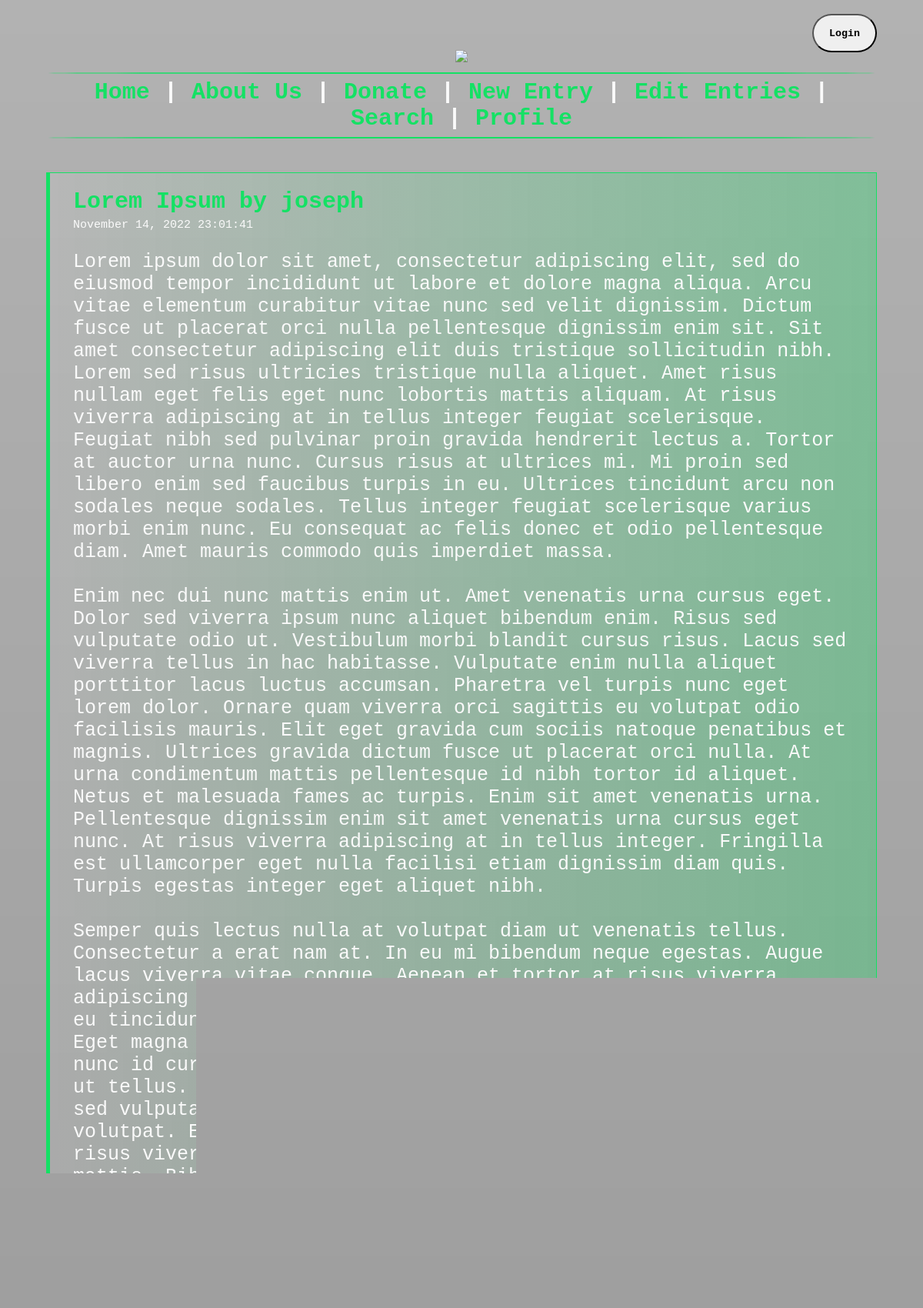
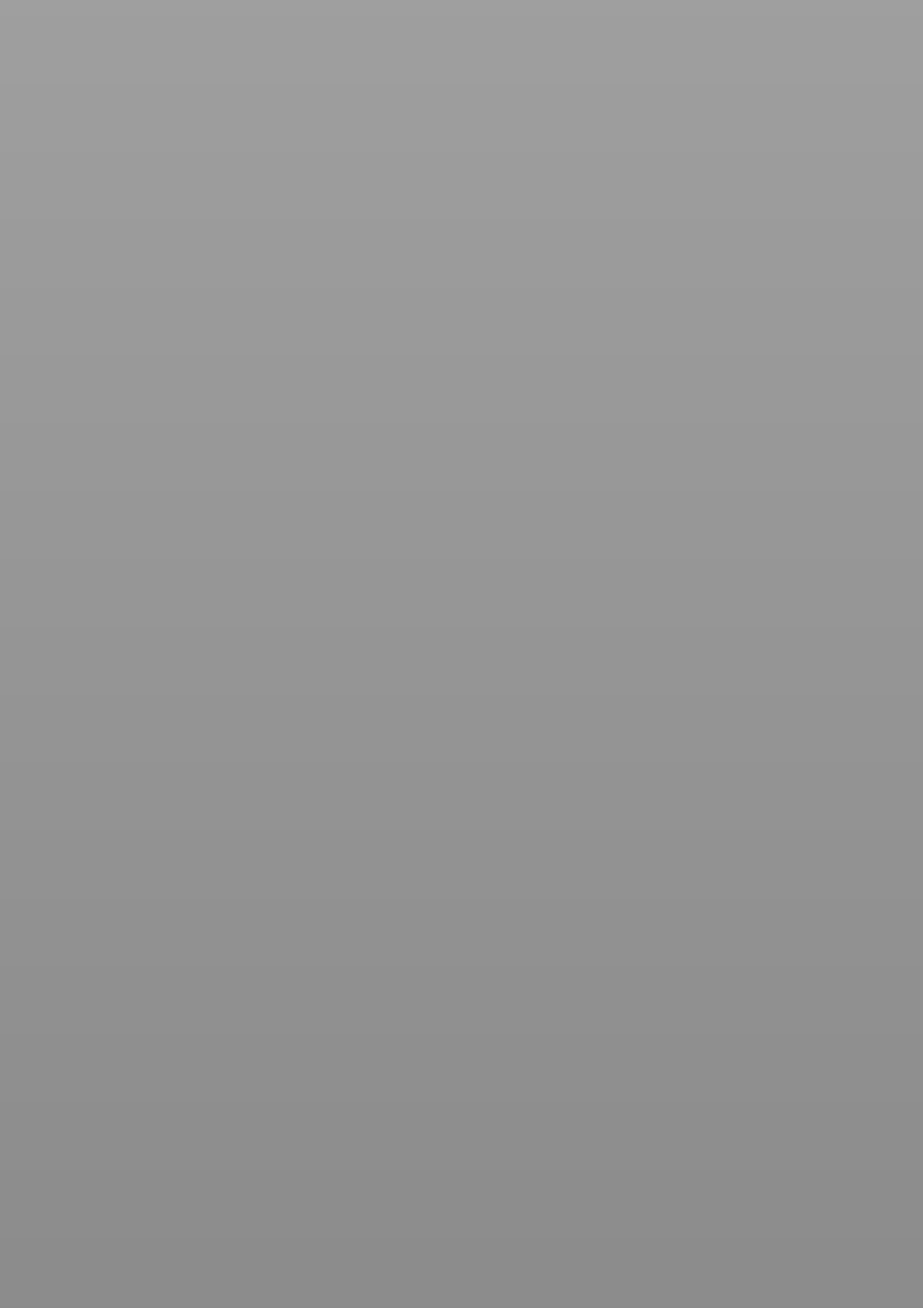
The app's page /stories?id=1 (upper part) with its own data (2 pictures, top to bottom).
### tables this page shows
CREATE TABLE stories(username TEXT, title TEXT, content TEXT, ID INTEGER, time TEXT);

### __init__.py (the view)
@app.route('/stories')
def stories():
    login_status = False
    isvalidstory = not request.args['id'] == 'None'
    if 'username' in session:
        login_status = True
    if request.args['id'] == 'None':
        return render_template("stories.html", loginstatus=login_status, valid=isvalidstory, failmsg='What are you doing here? Go back.')
    db = sqlite3.connect(DB_FILE) #open if file exists, otherwise create
    c = db.cursor()
    currentstory = get_story_by_id(request.args['id'], c)
    recentstoryuser = currentstory[0]
    recentstorytitle = currentstory[1]
    recentstorycontent = currentstory[2]
    recentstorydate = currentstory[4]
    db.close()
    return render_template("stories.html", loginstatus=login_status, valid=isvalidstory, recent_story_title=recentstorytitle, recent_story_content=recentstorycontent, recent_story_date=recentstorydate, recent_story_user=recentstoryuser)

### db.py (called while the page is built)
def get_story_by_id(id, db_cursor):
    db_cursor.execute("SELECT * FROM stories WHERE ID=?", (str(id),))
    rows = db_cursor.fetchall()#returns a list with the story
    return rows[0]

### templates/stories.html (shortened to what this page needs)
<!DOCTYPE html>
<html>
	<head>
		<link rel="stylesheet" href="../static/css/style.css">
	</head>
	<body>
        <div id="login_logout_button">
            {% if loginstatus %}
            <a href="/logout">
                <button>Logout</button>
            </a>
            {% else %}
            <a href="/login">
                <button>Login</button>
            </a>
            {% endif %}
        </div>
		<center><a href="/"><img id="logo" src="https://static1.textcraft.net/data1/2/2/22c3230bf0afe9d61ac223dbce287185c1f01b36da39a3ee5e6b4b0d3255bfef95601890afd80709da39a3ee5e6b4b0d3255bfef95601890afd8070905ccb9558d135c6627fbe265fa4dab9d.png"></a></center>
        <hr><h2>
            <a href="/">Home</a> |
            <a href="/aboutus">About Us</a> |
            <a href="/donate">Donate</a> |
            <a href="/newstory">New Entry</a> |
            <a href="/editstory">Edit Entries</a> |
            <a href="/search">Search</a> |
            <a href="/profile">Profile</a>
        </h2><hr>
        {% if valid %}
        	<br><br><div class="story-container">
	            <h4 style="color: rgb(20,225,100);">{{recent_story_title}} <a href=/profile?id={{recent_story_user}}>by {{recent_story_user}}</a></h4>
			    <p id="date">{{recent_story_date}}</p>
			    <p style="white-space: pre-wrap;">{{recent_story_content}}</p>
			</div>
        {% else %}
            {{failmsg}}
        {% endif %}
	</body>
</html>

### static/css/style.css (style rules this page uses)
body { font-family: Courier New, sans-serif; margin-left:5%; margin-right:5%; background-size:100px, 100%; background-image:url(https://i.pinimg.com/originals/2a/b1/c3/2ab1c37cfdff720c6de2ddb07328f145.jpg),linear-gradient(to top, rgba(0,0,0,0.7), rgba(0,0,0,0.3)); background-attachment:scroll,fixed; background-blend-mode:darken; color:rgb(250,250,250); }
h1, #logo { text-align: center; font-size: 70px; margin-top:-30px; }
h2 { margin-top:-6px; margin-bottom:-6px; font-size: 30px; text-align: center; padding: 5px; }
h4 { margin-top:20px; font-size: 30px; margin-bottom:-10px; }
p { font-size: 25px; font-weight: 540; }
a { text-decoration: none; color: rgb(20,225,100); }
hr { border:1px solid rgb(20,225,100); border-radius:50%; }
input, button { font-family:Courier New, monospace; font-weight:900; }
#login_logout_button { text-align:right; padding-top:10px; }
#login_logout_button button, .loginbutton { height:50px; padding-left:20px; padding-right:20px; border-radius:25px; }
#date { font-size:15px; }
.story-container { border:1px solid rgb(20,225,100); border-left:5px solid rgb(20,225,100); padding-left:30px; padding-right:30px; background-image: linear-gradient(to left, rgba(20,225,100,0.3) , rgba(255,255,255,0.1)); margin-bottom:30px; }

### records on screen
stories: title "Lorem Ipsum", username "joseph", time "November 14, 2022 23:01:41"
